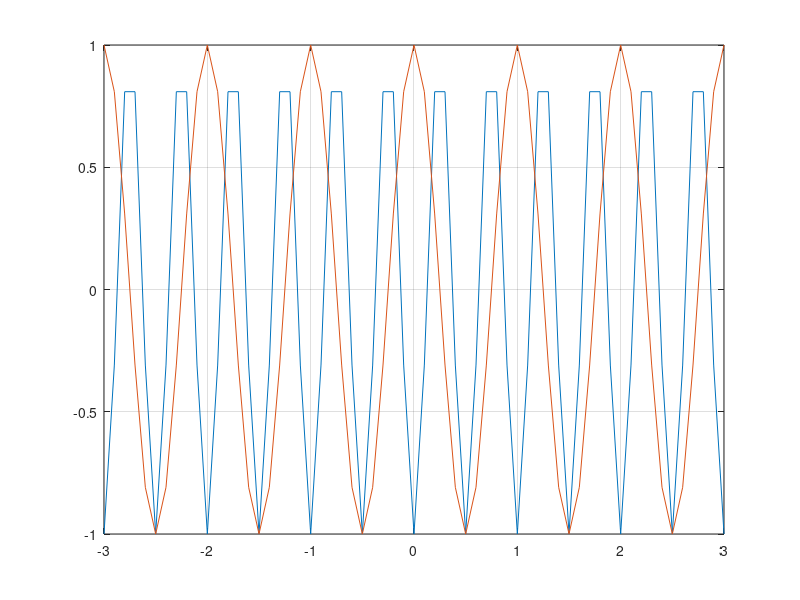

MATLAB code to generate this figure:
t=-3:0.1:3;
x=cos(4*pi*t-pi);
plot(t,x)
ylim([-1 1])
grid on
hold on

t2=-3:0.1:3;
x2=cos(2*pi*t2);
plot(t2,x2)

hold off